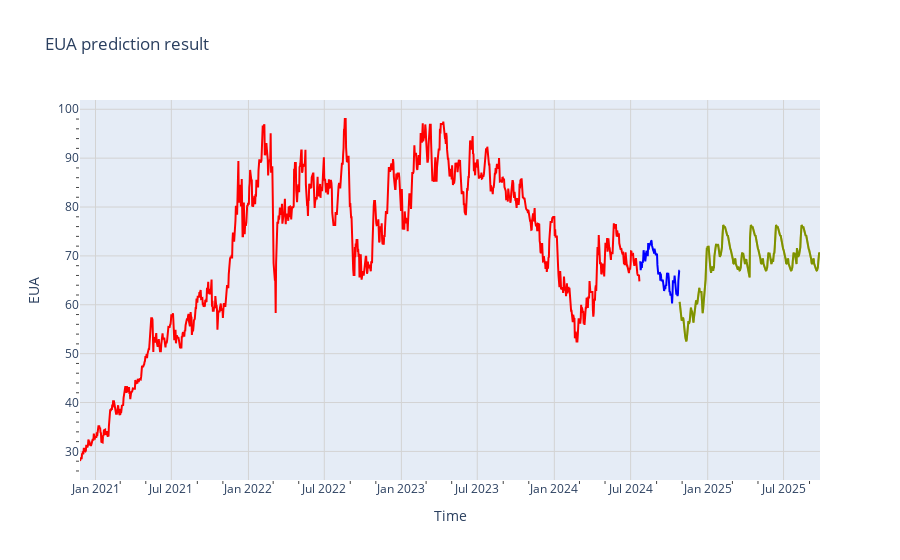

The code cell stored with this chart in its notebook:
### Code cell
from script.post_processing import visual_recursive_future_prediction_plotly
visual_recursive_future_prediction_plotly(future_time, future_price_ensemble,
                                       train_test_split_date,
                                       df_all,
                                          
                                          index_of_data= 0, # 0 is EUA price
                                          name_of_data = 'EUA',
                                        decoration = {'xlabel': 'Time', 
                                                        'ylabel':'EUA', 
                                                        'title':'EUA prediction result',
                                                        'grid':'on'})

### Figure 1 — Plotly figure (JSON) as saved in the notebook; plotly's stock layout.template omitted (floating-point values rounded to 4 significant figures; data arrays with more than 128 entries replaced by an {"elided": "..."} marker saying what was removed)
{"data": [{"line": {"color": "gray", "width": 1}, "mode": "lines", "opacity": 0.3, "showlegend": false, "type": "scatter", "x": {"elided": "336 str values"}, "y": {"elided": "336 float values"}}, {"line": {"color": "orange"}, "mode": "lines", "name": "P50", "type": "scatter", "x": {"elided": "336 str values"}, "y": {"elided": "336 float values"}}, {"line": {"color": "green"}, "mode": "lines", "name": "P10", "opacity": 0.3, "type": "scatter", "x": {"elided": "336 str values"}, "y": {"elided": "336 float values"}}, {"line": {"color": "green"}, "mode": "lines", "name": "P90", "opacity": 0.3, "type": "scatter", "x": {"elided": "336 str values"}, "y": {"elided": "336 float values"}}, {"line": {"color": "red"}, "mode": "lines", "name": "History (train)", "type": "scatter", "x": {"elided": "1336 str values"}, "y": {"elided": "1336 float values"}}, {"line": {"color": "blue"}, "mode": "lines", "name": "History (validation)", "type": "scatter", "x": ["2024-07-24T00:00:00", "2024-07-25T00:00:00", "2024-07-26T00:00:00", "2024-07-27T00:00:00", "2024-07-28T00:00:00", "2024-07-29T00:00:00", "2024-07-30T00:00:00", "2024-07-31T00:00:00", "2024-08-01T00:00:00", "2024-08-02T00:00:00", "2024-08-03T00:00:00", "2024-08-04T00:00:00", "2024-08-05T00:00:00", "2024-08-06T00:00:00", "2024-08-07T00:00:00", "2024-08-08T00:00:00", "2024-08-09T00:00:00", "2024-08-10T00:00:00", "2024-08-11T00:00:00", "2024-08-12T00:00:00", "2024-08-13T00:00:00", "2024-08-14T00:00:00", "2024-08-15T00:00:00", "2024-08-16T00:00:00", "2024-08-17T00:00:00", "2024-08-18T00:00:00", "2024-08-19T00:00:00", "2024-08-20T00:00:00", "2024-08-21T00:00:00", "2024-08-22T00:00:00", "2024-08-23T00:00:00", "2024-08-24T00:00:00", "2024-08-25T00:00:00", "2024-08-26T00:00:00", "2024-08-27T00:00:00", "2024-08-28T00:00:00", "2024-08-29T00:00:00", "2024-08-30T00:00:00", "2024-08-31T00:00:00", "2024-09-01T00:00:00", "2024-09-02T00:00:00", "2024-09-03T00:00:00", "2024-09-04T00:00:00", "2024-09-05T00:00:00", "2024-09-06T00:00:00", "2024-09-07T00:00:00", "2024-09-08T00:00:00", "2024-09-09T00:00:00", "2024-09-10T00:00:00", "2024-09-11T00:00:00", "2024-09-12T00:00:00", "2024-09-13T00:00:00", "2024-09-14T00:00:00", "2024-09-15T00:00:00", "2024-09-16T00:00:00", "2024-09-17T00:00:00", "2024-09-18T00:00:00", "2024-09-19T00:00:00", "2024-09-20T00:00:00", "2024-09-21T00:00:00", "2024-09-22T00:00:00", "2024-09-23T00:00:00", "2024-09-24T00:00:00", "2024-09-25T00:00:00", "2024-09-26T00:00:00", "2024-09-27T00:00:00", "2024-09-28T00:00:00", "2024-09-29T00:00:00", "2024-09-30T00:00:00", "2024-10-01T00:00:00", "2024-10-02T00:00:00", "2024-10-03T00:00:00", "2024-10-04T00:00:00", "2024-10-05T00:00:00", "2024-10-06T00:00:00", "2024-10-07T00:00:00", "2024-10-08T00:00:00", "2024-10-09T00:00:00", "2024-10-10T00:00:00", "2024-10-11T00:00:00", "2024-10-12T00:00:00", "2024-10-13T00:00:00", "2024-10-14T00:00:00", "2024-10-15T00:00:00", "2024-10-16T00:00:00", "2024-10-17T00:00:00", "2024-10-18T00:00:00", "2024-10-19T00:00:00", "2024-10-20T00:00:00", "2024-10-21T00:00:00", "2024-10-22T00:00:00", "2024-10-23T00:00:00", "2024-10-24T00:00:00", "2024-10-25T00:00:00", "2024-10-26T00:00:00"], "y": [68.9, 67.08, 67.71, 67.71, 67.71, 68.78, 68.58, 69.24, 71.17, 70.44, 70.44, 70.44, 68.86, 69.92, 70.57, 71.06, 70.14, 70.14, 70.14, 72.65, 71.29, 71.87, 72.11, 72.52, 72.52, 72.52, 73.14, 73.07, 72.14, 71.57, 71.13, 71.13, 71.13, 70.49, 71.49, 70.77, 71.06, 70.3, 70.3, 70.3, 70.43, 68.16, 67, 66.2, 66.5, 66.5, 66.5, 66.52, 64.92, 66.4, 65.45, 64.99, 64.99, 64.99, 64.99, 64.34, 63.7, 62.82, 63.39, 63.39, 63.39, 64.1, 63.87, 65.24, 66.52, 66.33, 66.33, 66.33, 65.56, 63.61, 62.6, 62.76, 62.05, 62.05, 62.05, 61.76, 60.29, 62.01, 65, 64.62, 64.62, 64.62, 65.97, 65.09, 63.03, 62.98, 62.28, 62.28, 62.28, 61.76, 62.25, 64.89, 66.63, 66.97, 66.97]}], "layout": {"showlegend": false, "title": {"text": "EUA prediction result"}, "xaxis": {"gridcolor": "lightgray", "minor": {"ticks": "outside"}, "showgrid": true, "title": {"text": "Time"}}, "yaxis": {"gridcolor": "lightgray", "minor": {"ticks": "outside"}, "showgrid": true, "title": {"text": "EUA"}}}}
